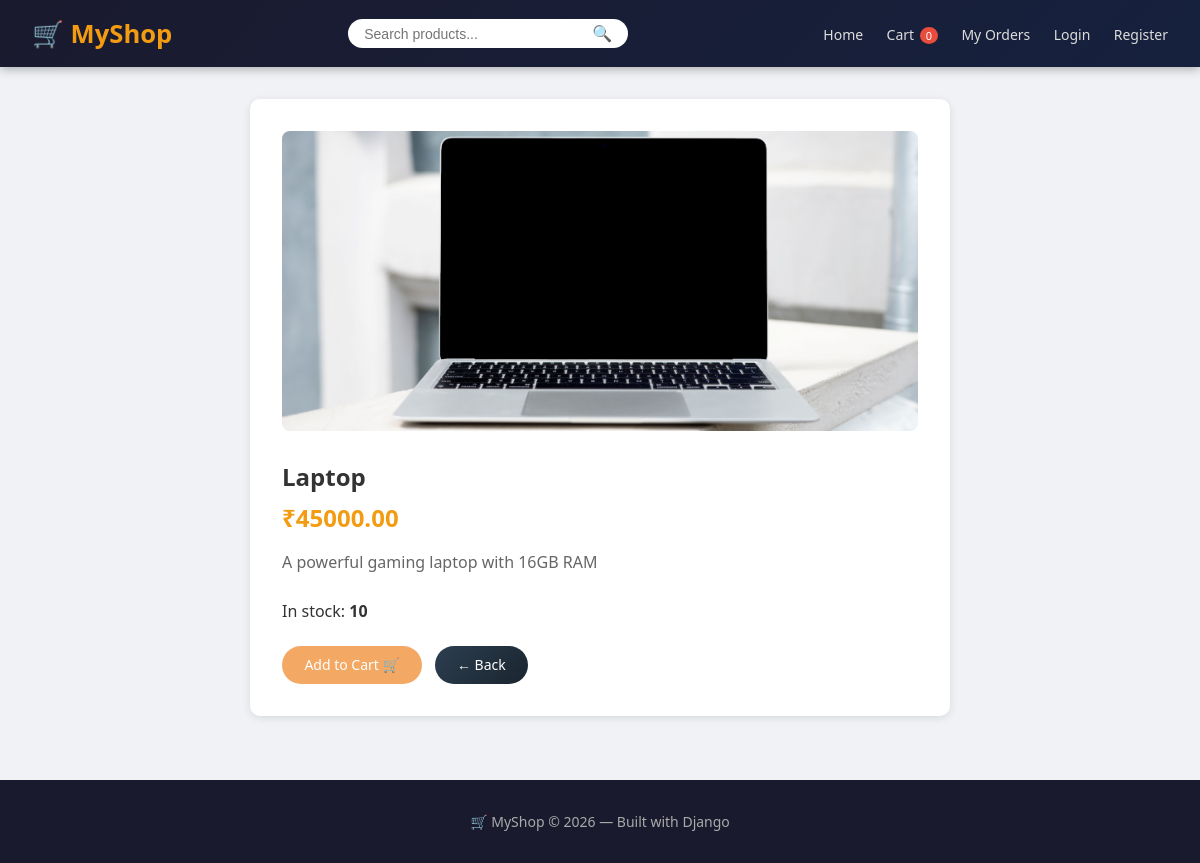
/product/1/, run on the app's committed database.
### store/models.py (models this page shows, shortened)
class Product(models.Model):
    name        = models.CharField(max_length=200)
    description = models.TextField()
    price       = models.DecimalField(max_digits=10, decimal_places=2)
    image       = models.ImageField(upload_to='products/', blank=True, null=True)
    stock       = models.IntegerField(default=0)
    created_at  = models.DateTimeField(auto_now_add=True)

### store/views.py (the view)
# urls.py: path('product/<int:pk>/', views.product_detail, name='product_detail'),
def product_detail(request, pk):
    product = get_object_or_404(Product, pk=pk)
    return render(request, 'store/product_detail.html', {
        'product': product,
        'cart_count': get_cart_count(request)
    })

### store/views.py (called while the page is built)
def get_cart_count(request):
    if request.user.is_authenticated:
        order = Order.objects.filter(user=request.user, status='pending').first()
        if order:
            return order.items.count()
    return 0

### templates/store/product_detail.html
{% extends 'store/base.html' %}
{% block content %}
<div style="background:white; border-radius:10px; padding:2rem; box-shadow:0 2px 8px rgba(0,0,0,0.1); max-width:700px; margin:auto">
    {% if product.image %}
        <img src="{{ product.image.url }}" alt="{{ product.name }}" style="width:100%; height:300px; object-fit:cover; border-radius:8px; margin-bottom:1.5rem">
    {% endif %}
    <h2 style="margin-bottom:0.5rem">{{ product.name }}</h2>
    <p style="color:#f39c12; font-size:1.5rem; font-weight:bold; margin-bottom:1rem">₹{{ product.price }}</p>
    <p style="color:#666; margin-bottom:1.5rem; line-height:1.6">{{ product.description }}</p>
    <p style="margin-bottom:1.5rem">In stock: <strong>{{ product.stock }}</strong></p>
    <a href="/cart/add/{{ product.pk }}/" class="btn">Add to Cart 🛒</a>
    <a href="/" class="btn btn-dark" style="margin-left:0.5rem">← Back</a>
</div>
{% endblock %}

### templates/store/base.html (style rules this page uses)
* { margin: 0; padding: 0; box-sizing: border-box; }
body { font-family: 'Segoe UI', sans-serif; background: #f0f2f5; color: #333; }
.btn { display: inline-block; padding: 0.6rem 1.4rem; background: linear-gradient(135deg, #f3a863, #f3a863); color: white; border: none; border-radius: 25px; cursor: pointer; text-decoration: none; font-size: 14px; transition: transform 0.2s, box-shadow 0.2s; }
.btn-dark { background: linear-gradient(135deg, #2c3e50, #1a252f); }

### data on the page
Product: image (picture), name "Laptop", price "45000.00", description "A powerful gaming laptop with 16GB RAM", stock "10"

### other printed values
{{ cart_count }} "0"
